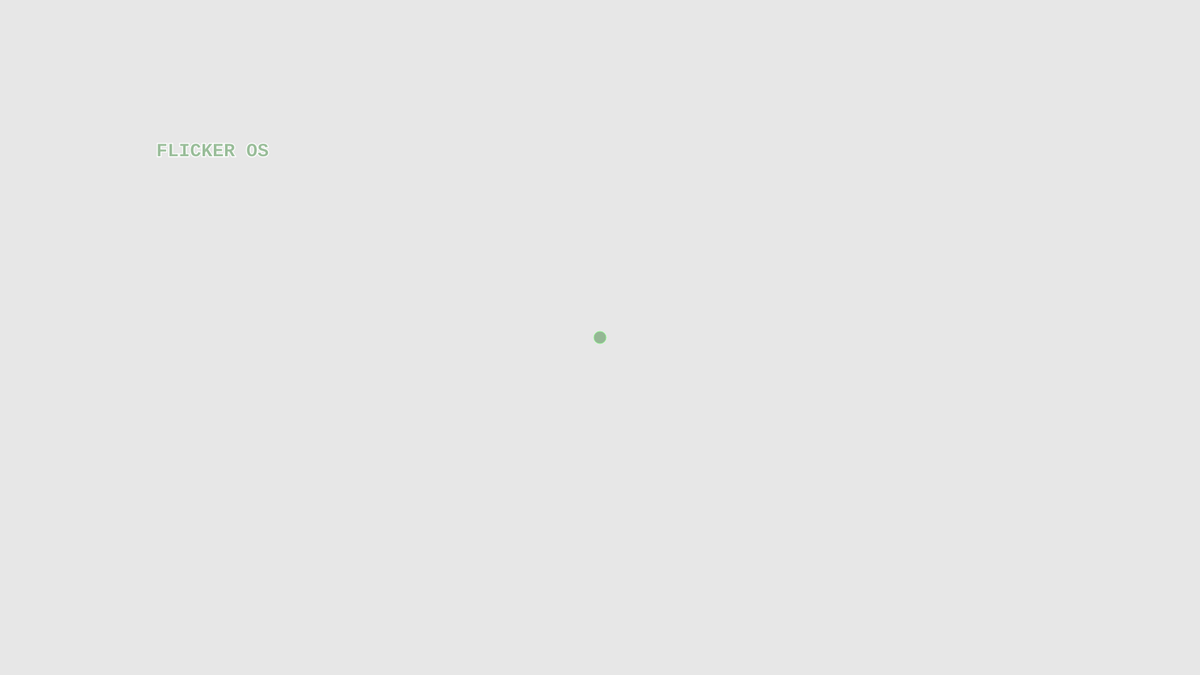
Frame 1 (no input)
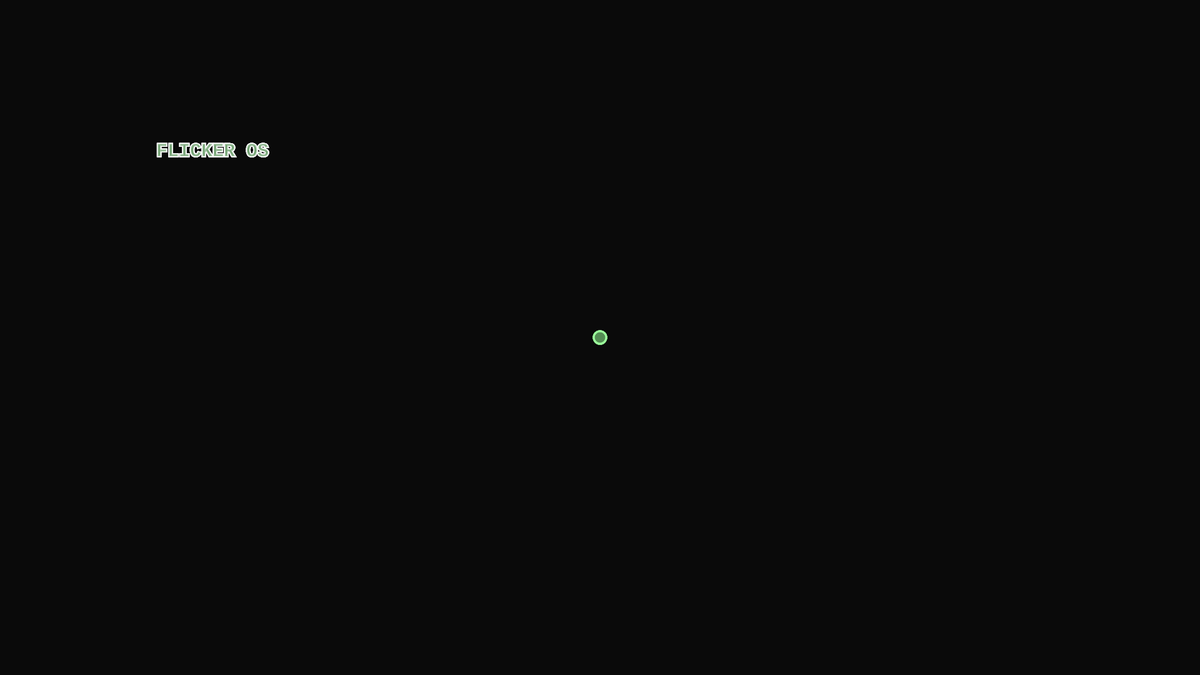
Frame 60 (no input)
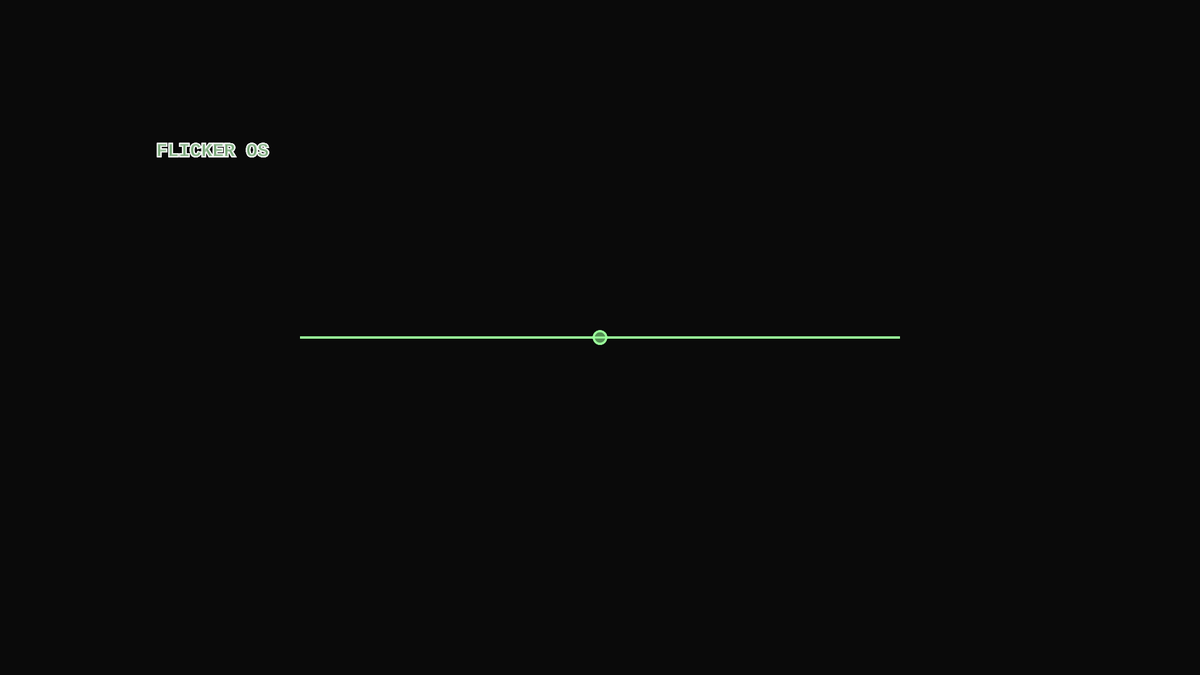
Frame 120 (the mouse pressed at the canvas centre since frame 60)

The p5.js sketch that drew these frames (run headless with seeded random() and noise() and a simulated clock; from frame 60 on, the mouse is pressed at the canvas centre):

// p5.js sketch
// ── sketch.js
//this file are examples of js shenanigans

//The setup function only happens once
function setup() {
	createCanvas(1920, 1080); //create a 1920x X 1080px canvas
}
//example prompts

  //ellipse(width/2,height/2,400,mouseY, 40); //circle, but retracts/extends horizontally when mouse position is up to down (up =decrease, down =increase)
  //background(249,mouseX,235); //RGB Color for Background, but G Value changes when mouse position is up to down (up =decrease, down =increase)
  //rect(300,100,50,10);  //rectangle, XY coordinates and 10px diameter (dia)
  //rect(mouseX-25,mouseY-25,50,50); //rectangle, but follows the mouse.
  //ellipse(width/2,height/2,20,20); // circle, center of canvas, 20px dia
  //ellipse(width/2,height/2,400,mouseY, 40); //circle centered of canvas, but retracts/extends horizontally when mouse position is up to down (up =decrease, down =increase)
  //background(45,45,45); //an RGB color for the canvas' background


//font function (Not shown)

/*function draw() {
  stroke(255,255,255);
  strokeWeight(3);
  textFont('Courier');
  textSize(30);
  textStyle(ITALIC);
  text('Your Mother',250,250);

}*/

//draw function (Shown)
function draw() {
  background(random(0,25),25); //background, but R and G values are randomized between 0-15. B value stays the same.
  //circle
  stroke(155,255,155) // an RGB color for all shapes' border
  fill(90,150,90,150); // an RGB color for the inside of shapes (the last number refers to transparency (min. 0, max. 255))

  ellipse(width/2,height/2,20,20);
  ellipse(width/2,height/2,mouseX,mouseY, 40);

  stroke(255,255,255);
  strokeWeight(3);
  textFont('Courier');
  textSize(30);
  textStyle(BOLD);
  text('FLICKER OS',250,250);

}

//function mousePressed(){}; if mouse is clicked, do prompt

function mousePressed(){
  if(mouseY>=100){mouseY=0;}else{mouseY=mouseY+100}
}
